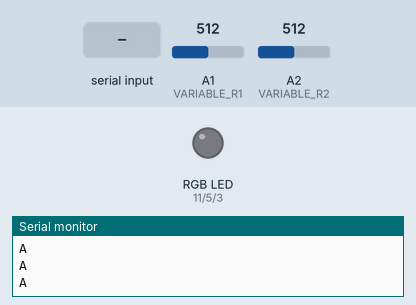
Simulated run of this sketch. Board: Arduino Uno, built with avr-gcc and run on an emulated ATmega328P. Parts: an RGB LED mixed from three pins (HIGH = lit), the last lines printed to the serial monitor. Inputs (shaded band) come from the test bench; at power-on: A1 (VARIABLE_R1) = 512, A2 (VARIABLE_R2) = 512.

Above: at 1.0 s.
1.1 s: "90,45\n" received over Serial
At 1.9 s:
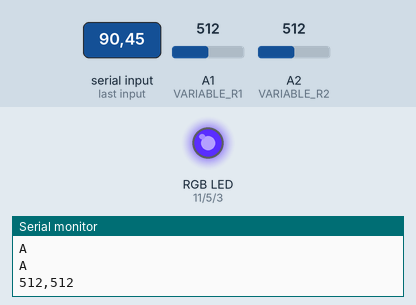
4.1 s: "30,150\n" received over Serial
At 4.4 s:
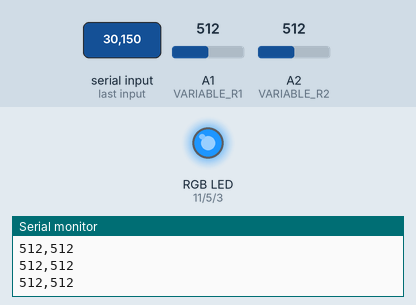
7.1 s: "5\n" received over Serial
At 8.4 s:
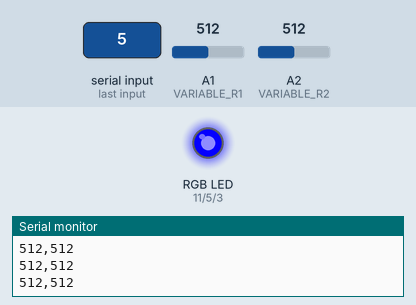
9.6 s: "90\n" received over Serial
At 11.6 s:
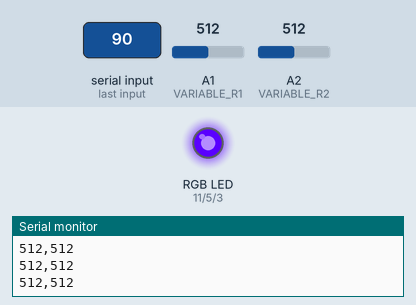
12.1 s: "200\n" received over Serial
At 13.5 s:
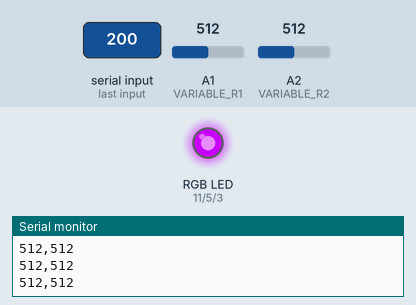
14.6 s: "1,90\n" received over Serial
At 15.9 s:
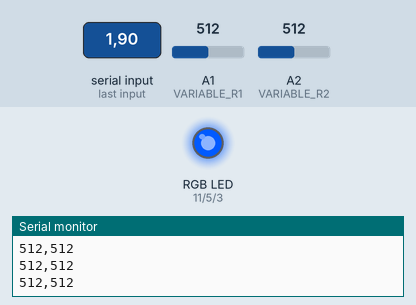
Timing chart, 0 to 18.1 s (numbered marks = the images above; inputs shaded):
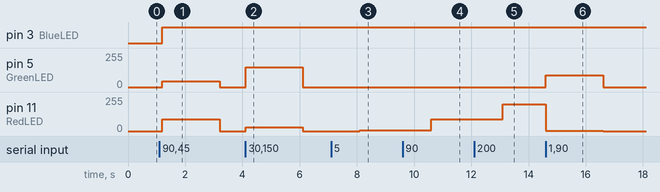

The sketch:

ex12_09_a.ino
```cpp
// 아두이노 (인터럽트 방식): 수신값 2개를 RGB LED에 적용, 가변저항값 2개를 송신

#define VARIABLE_R1 A1
#define VARIABLE_R2 A2
#define RedLED 11
#define GreenLED 5
#define BlueLED 3

void setup() {
  pinMode(VARIABLE_R1, INPUT);
  pinMode(VARIABLE_R2, INPUT);
  pinMode(RedLED, OUTPUT);
  pinMode(GreenLED, OUTPUT);
  pinMode(BlueLED, OUTPUT);
  Serial.begin(9600);
  while (Serial.available() == 0) {	// 수신 버퍼에 수신값이 없는 동안 반복 실행
    Serial.println('A');			// 시작신호 전송 (→[질문12.6]의 [유의사항] 참조)
    delay(300);				// 0.3초 대기
  }
}

void loop() { }

void serialEvent() {		// 이벤트함수: 수신값이 있으면 자동 호출
  int r = Serial.parseInt();	// 수신 문자열 중 첫 번째 숫자문자 추출 후 정수로 저장
  int g = Serial.parseInt();	// 수신 문자열 중 두 번째 숫자문자 추출 후 정수로 저장
  analogWrite(RedLED, r);
  analogWrite(GreenLED, g);
  analogWrite(BlueLED, 255);

  int value1 = analogRead(VARIABLE_R1);
  int value2 = analogRead(VARIABLE_R2);
  Serial.print(value1);
  Serial.print(",");
  Serial.println(value2);		// 최종 송신 문자열: “value1,value2\r\n”
}
```

Measured:
- after the input at 1.1 s, pin 3 (BlueLED): LOW → HIGH after 0.10 s; pin 5 (GreenLED): 0/255 → 45/255 after 0.10 s, → 0/255 2.0 s later; pin 11 (RedLED): 0/255 → 90/255 after 0.10 s, → 0/255 2.0 s later
- after the input at 4.1 s, pin 5 (GreenLED): 0/255 → 150/255 at once, → 0/255 2.0 s later; pin 11 (RedLED): 0/255 → 30/255 at once, → 0/255 2.0 s later
- after the input at 7.1 s, pin 11 (RedLED): 0/255 → 5/255 after 1.0 s
- after the input at 9.6 s, pin 11 (RedLED): 5/255 → 90/255 after 1.0 s
- after the input at 12.1 s, pin 11 (RedLED): 90/255 → 200/255 after 1.0 s
- after the input at 14.6 s, pin 5 (GreenLED): 0/255 → 90/255 at once, → 0/255 2.0 s later; pin 11 (RedLED): 200/255 → 1/255 at once, → 0/255 2.0 s later
